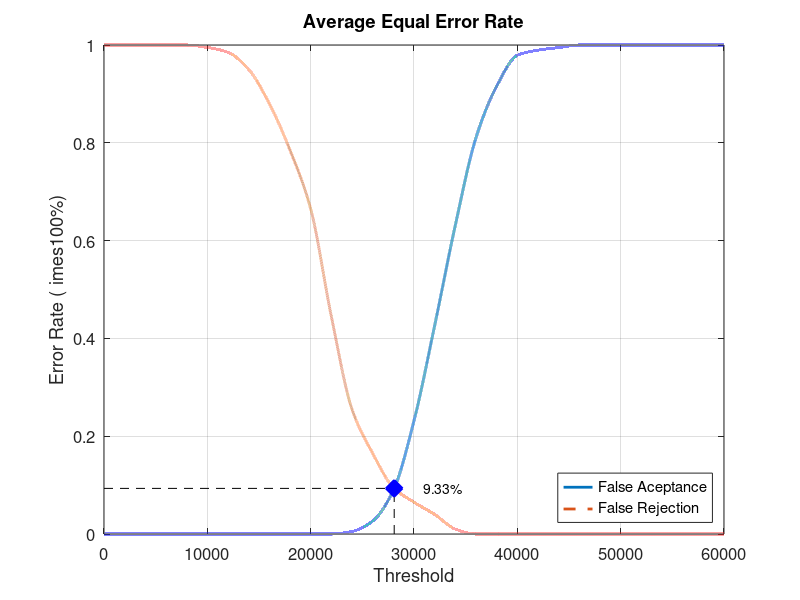
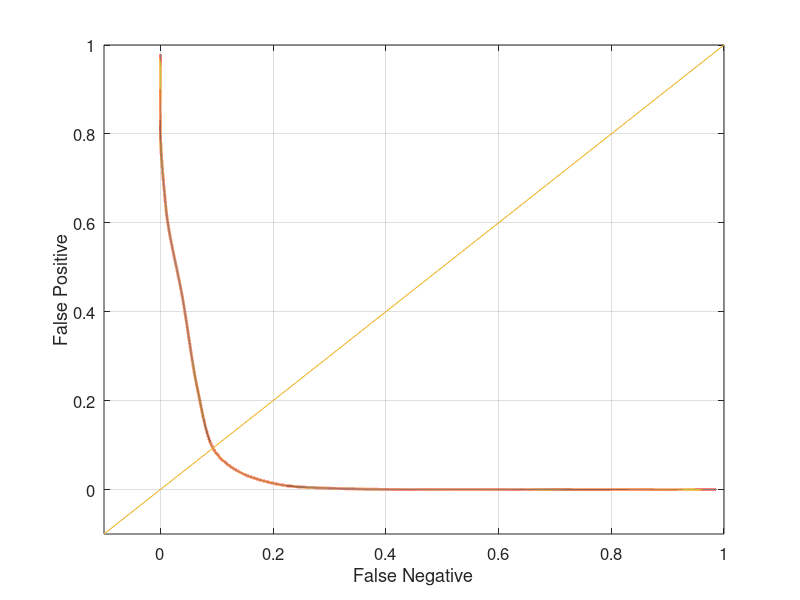

MATLAB code for these plots, in order:
close all;
clear;
clc;
x = 0:2000:60000;
xq = 0:0.5:60000;

y0 = [0 0 0 0 0 0 0 0 0 0 0 0 0.00526316 0.0263158 0.0894737 0.231579 0.426316 0.631579 0.810526 0.915789 0.978947 0.989474 0.994737 1 1 1 1 1 1 1 1]
yy0 = interp1(x, y0, xq, 'pchip');
y1 = [1 1 1 1 1 0.995 0.985 0.95 0.88 0.785 0.665 0.445 0.255 0.165 0.095 0.065 0.04 0.01 0 0 0 0 0 0 0 0 0 0 0 0 0]
yy1 = interp1(x, y1, xq, 'pchip');

% Calculating EER: 
y2 = abs(y0 - y1);
find(y2 == min(y2))
yy2 = abs(yy0 - yy1);
xEER = find(yy2 == min(yy2));
xEERIndex = xq(xEER) % X-axis EER
yEER = yy0(xEER) % Y-axis EER

main = figure
plot(xq, yy0,'-','LineWidth', 2);	hold on
plot(xq, yy1,'--','LineWidth', 2);	hold on
plot([xEERIndex xEERIndex], [0 yEER], 'k--');	hold on
plot([0 xEERIndex], [yEER yEER], 'k--');	hold on
plot(xEERIndex, yEER, 'bx', 'LineWidth', 10);	hold on
text(xEERIndex + 10 * xEERIndex / 100, yEER, [num2str(round((10000 * yEER)) / 100) '%'])
legend('False Aceptance', 'False Rejection', 'Location', 'SouthEast')
xlabel('Threshold')
ylabel('Error Rate (	imes100%)')
title('Average Equal Error Rate')
set(gca, 'FontSize', 12)
axis([0 60000 0 1])
grid on

print(main, 'Database3_3Main', '-dpng');
FNRxFPR = figure('Color', [1 1 1]);
plot(yy1, yy0, '-', yy1, yy0, 'LineWidth', 2);
hold on
y = -0.1:0.1:1
plot(y, y); 
set(gca, 'FontSize', 12)
xlabel('False Negative')
ylabel('False Positive')
axis([-0.1 1 -0.1 1])
set(gca, 'FontSize', 12)
grid on

print(FNRxFPR, 'Database3_3FNRxFPR','-dpng');
